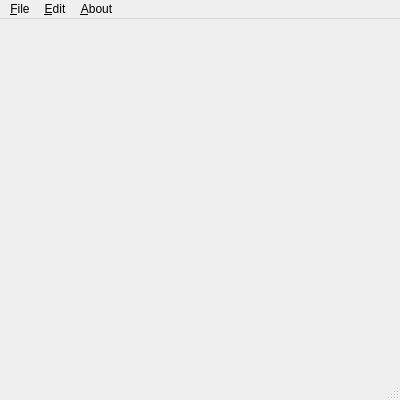
<?xml version="1.0" encoding="UTF-8"?>
<ui version="4.0">
 <class>MainWindow</class>
 <widget class="QMainWindow" name="MainWindow">
  <property name="geometry">
   <rect>
    <x>0</x>
    <y>0</y>
    <width>400</width>
    <height>400</height>
   </rect>
  </property>
  <property name="minimumSize">
   <size>
    <width>400</width>
    <height>400</height>
   </size>
  </property>
  <property name="windowTitle">
   <string>MainWindow</string>
  </property>
  <widget class="QWidget" name="centralwidget">
   <widget class="QLabel" name="label">
    <property name="geometry">
     <rect>
      <x>50</x>
      <y>80</y>
      <width>128</width>
      <height>128</height>
     </rect>
    </property>
    <property name="pixmap">
     <pixmap resource="../resource.qrc">:/assets/icons/add.ico</pixmap>
    </property>
   </widget>
  </widget>
  <widget class="QMenuBar" name="menubar">
   <property name="geometry">
    <rect>
     <x>0</x>
     <y>0</y>
     <width>400</width>
     <height>22</height>
    </rect>
   </property>
   <widget class="QMenu" name="menu_File">
    <property name="title">
     <string>&amp;File</string>
    </property>
    <addaction name="action_New"/>
   </widget>
   <widget class="QMenu" name="menu_Edit">
    <property name="title">
     <string>&amp;Edit</string>
    </property>
    <addaction name="actionTEST"/>
   </widget>
   <widget class="QMenu" name="menu_About">
    <property name="title">
     <string>&amp;About</string>
    </property>
    <addaction name="actionaboutQt"/>
   </widget>
   <addaction name="menu_File"/>
   <addaction name="menu_Edit"/>
   <addaction name="menu_About"/>
  </widget>
  <widget class="QStatusBar" name="statusbar"/>
  <action name="action_New">
   <property name="text">
    <string>&amp;New</string>
   </property>
  </action>
  <action name="actionaboutQt">
   <property name="text">
    <string>aboutQt</string>
   </property>
  </action>
  <action name="actionTEST">
   <property name="text">
    <string>TEST</string>
   </property>
  </action>
 </widget>
 <resources>
  <include location="../resource.qrc"/>
 </resources>
 <connections/>
</ui>
